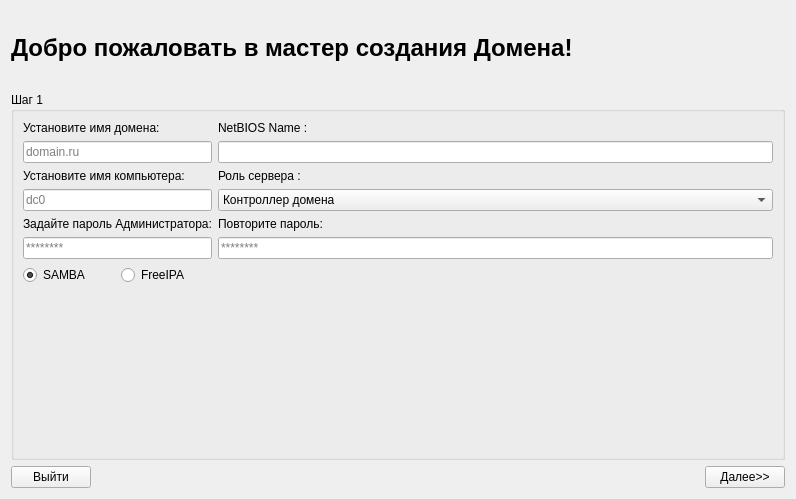
<?xml version="1.0" encoding="UTF-8"?>
<ui version="4.0">
 <class>Step1Page</class>
 <widget class="QWidget" name="Step1Page">
  <property name="geometry">
   <rect>
    <x>0</x>
    <y>0</y>
    <width>792</width>
    <height>499</height>
   </rect>
  </property>
  <property name="windowTitle">
   <string>Form</string>
  </property>
  <layout class="QGridLayout" name="gridLayout_2">
   <item row="2" column="0">
    <widget class="QPushButton" name="exitPushButton">
     <property name="text">
      <string>Выйти</string>
     </property>
    </widget>
   </item>
   <item row="0" column="0" colspan="3">
    <widget class="QLabel" name="label">
     <property name="sizePolicy">
      <sizepolicy hsizetype="Fixed" vsizetype="Fixed">
       <horstretch>0</horstretch>
       <verstretch>0</verstretch>
      </sizepolicy>
     </property>
     <property name="font">
      <font>
       <pointsize>18</pointsize>
       <weight>75</weight>
       <bold>true</bold>
      </font>
     </property>
     <property name="text">
      <string>Добро пожаловать в мастер создания Домена! </string>
     </property>
     <property name="margin">
      <number>3</number>
     </property>
    </widget>
   </item>
   <item row="1" column="0" colspan="4">
    <widget class="QGroupBox" name="groupBox">
     <property name="sizePolicy">
      <sizepolicy hsizetype="Expanding" vsizetype="Expanding">
       <horstretch>0</horstretch>
       <verstretch>0</verstretch>
      </sizepolicy>
     </property>
     <property name="font">
      <font>
       <weight>50</weight>
       <bold>false</bold>
      </font>
     </property>
     <property name="title">
      <string>Шаг 1</string>
     </property>
     <property name="flat">
      <bool>true</bool>
     </property>
     <property name="checkable">
      <bool>false</bool>
     </property>
     <layout class="QGridLayout" name="gridLayout">
      <item row="0" column="0" colspan="2">
       <widget class="QLabel" name="label_2">
        <property name="text">
         <string>Установите имя домена:</string>
        </property>
       </widget>
      </item>
      <item row="0" column="2">
       <widget class="QLabel" name="label_7">
        <property name="text">
         <string>NetBIOS Name :</string>
        </property>
       </widget>
      </item>
      <item row="1" column="0" colspan="2">
       <widget class="QLineEdit" name="lineEdit">
        <property name="placeholderText">
         <string>domain.ru</string>
        </property>
       </widget>
      </item>
      <item row="1" column="2">
       <widget class="QLineEdit" name="lineEdit_6"/>
      </item>
      <item row="2" column="0" colspan="2">
       <widget class="QLabel" name="label_3">
        <property name="text">
         <string>Установите имя компьютера:</string>
        </property>
       </widget>
      </item>
      <item row="2" column="2">
       <widget class="QLabel" name="label_4">
        <property name="text">
         <string>Роль сервера :</string>
        </property>
       </widget>
      </item>
      <item row="3" column="0" colspan="2">
       <widget class="QLineEdit" name="lineEdit_2">
        <property name="placeholderText">
         <string>dc0</string>
        </property>
       </widget>
      </item>
      <item row="3" column="2">
       <widget class="QComboBox" name="comboBox">
        <item>
         <property name="text">
          <string>Контроллер домена</string>
         </property>
        </item>
        <item>
         <property name="text">
          <string>Клиент</string>
         </property>
        </item>
       </widget>
      </item>
      <item row="4" column="0" colspan="2">
       <widget class="QLabel" name="label_5">
        <property name="text">
         <string>Задайте пароль Администратора:</string>
        </property>
       </widget>
      </item>
      <item row="4" column="2">
       <widget class="QLabel" name="label_6">
        <property name="text">
         <string>Повторите пароль:</string>
        </property>
       </widget>
      </item>
      <item row="5" column="0" colspan="2">
       <widget class="QLineEdit" name="lineEdit_4">
        <property name="placeholderText">
         <string>********</string>
        </property>
       </widget>
      </item>
      <item row="5" column="2">
       <widget class="QLineEdit" name="lineEdit_5">
        <property name="placeholderText">
         <string>********</string>
        </property>
       </widget>
      </item>
      <item row="6" column="0">
       <widget class="QRadioButton" name="radioButton">
        <property name="text">
         <string>SAMBA</string>
        </property>
        <property name="checked">
         <bool>true</bool>
        </property>
       </widget>
      </item>
      <item row="6" column="1">
       <widget class="QRadioButton" name="radioButton_2">
        <property name="text">
         <string>FreeIPA</string>
        </property>
       </widget>
      </item>
      <item row="7" column="0" colspan="3">
       <spacer name="verticalSpacer">
        <property name="orientation">
         <enum>Qt::Vertical</enum>
        </property>
        <property name="sizeHint" stdset="0">
         <size>
          <width>750</width>
          <height>10</height>
         </size>
        </property>
       </spacer>
      </item>
     </layout>
    </widget>
   </item>
   <item row="2" column="1">
    <spacer name="horizontalSpacer">
     <property name="orientation">
      <enum>Qt::Horizontal</enum>
     </property>
     <property name="sizeHint" stdset="0">
      <size>
       <width>538</width>
       <height>20</height>
      </size>
     </property>
    </spacer>
   </item>
   <item row="0" column="3">
    <widget class="QLabel" name="label_9">
     <property name="sizePolicy">
      <sizepolicy hsizetype="Fixed" vsizetype="Fixed">
       <horstretch>0</horstretch>
       <verstretch>0</verstretch>
      </sizepolicy>
     </property>
     <property name="minimumSize">
      <size>
       <width>75</width>
       <height>75</height>
      </size>
     </property>
     <property name="maximumSize">
      <size>
       <width>50</width>
       <height>50</height>
      </size>
     </property>
     <property name="frameShape">
      <enum>QFrame::NoFrame</enum>
     </property>
     <property name="text">
      <string/>
     </property>
     <property name="pixmap">
      <pixmap>logo.png</pixmap>
     </property>
     <property name="scaledContents">
      <bool>true</bool>
     </property>
    </widget>
   </item>
   <item row="2" column="3">
    <widget class="QPushButton" name="nextPushButton">
     <property name="text">
      <string>Далее&gt;&gt;</string>
     </property>
    </widget>
   </item>
  </layout>
 </widget>
 <resources/>
 <connections/>
</ui>
